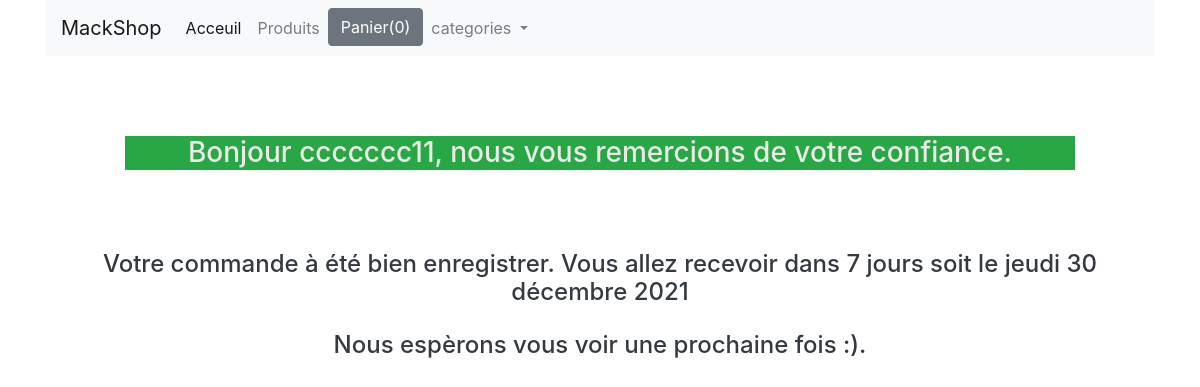
The page /confirmation/ on the database as committed earlier.
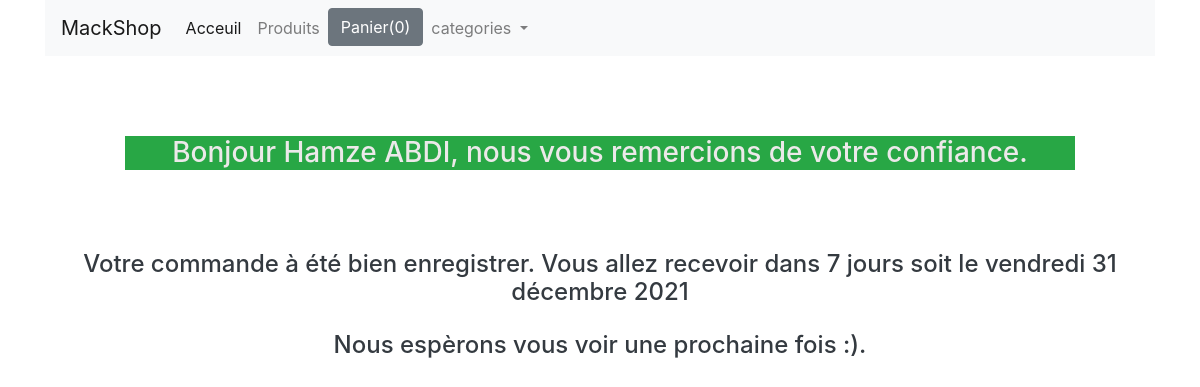
The same page on the database as committed later.
### shop/models.py (models this page shows, shortened)
class Command(models.Model):
    Items = models.CharField(max_length=5000)
    quantity_total = models.IntegerField(default=0)
    price_total = models.CharField(max_length=128)
    nom = models.CharField(max_length=128)
    email = models.EmailField()
    address = models.CharField(max_length=300)
    ville = models.CharField(max_length=100)
    pays = models.CharField(max_length=100)
    codepostal = models.CharField(max_length=100)
    date_command = models.DateTimeField(auto_now=True)
    class Meta:
        ordering = ['-date_command',]

### shop/views.py (the view)
# urls.py: path('confirmation/', confirmation, name='confirmation'),
def confirmation(request):
    info = Command.objects.all()[:1]
    for i in info:
        name = i.nom
        date_livred = i.date_command
    date_livred = date_livred + datetime.timedelta(days=7)
    return render(request, 'shop/confirmation.html', context={"nom": name, "date_livred": date_livred})

### shop/templates/shop/confirmation.html
{% extends "base.html" %}
{% block content %}
<div class="row">
    <div class="col-md-12">
        <h3 style="margin: 5rem; color: rgb(236, 233, 233)" class="text-center bg-success">Bonjour {{ nom }}, nous
            vous
            remercions de votre
            confiance.</h3>
        <h4 class="text-center text-dark">Votre commande à été bien enregistrer. Vous allez recevoir dans 7 jours soit
            le {{ date_livred|date:"l d F Y" }}</h4>
        <h4 style="margin: 1.5rem;" class="text-center text-dark">Nous espèrons vous voir une prochaine fois :).</h4>
    </div>
</div>
{% endblock %}

Rows that differ between the two databases and show on the page:
no longer on this page (row unchanged): Command: nom "ccccccc11"
added Command: nom "Hamze ABDI"
Other text that changed with them:
{{ date_livred|date:"l d F Y" }}: "jeudi 30 décembre 2021" → "vendredi 31 décembre 2021"
